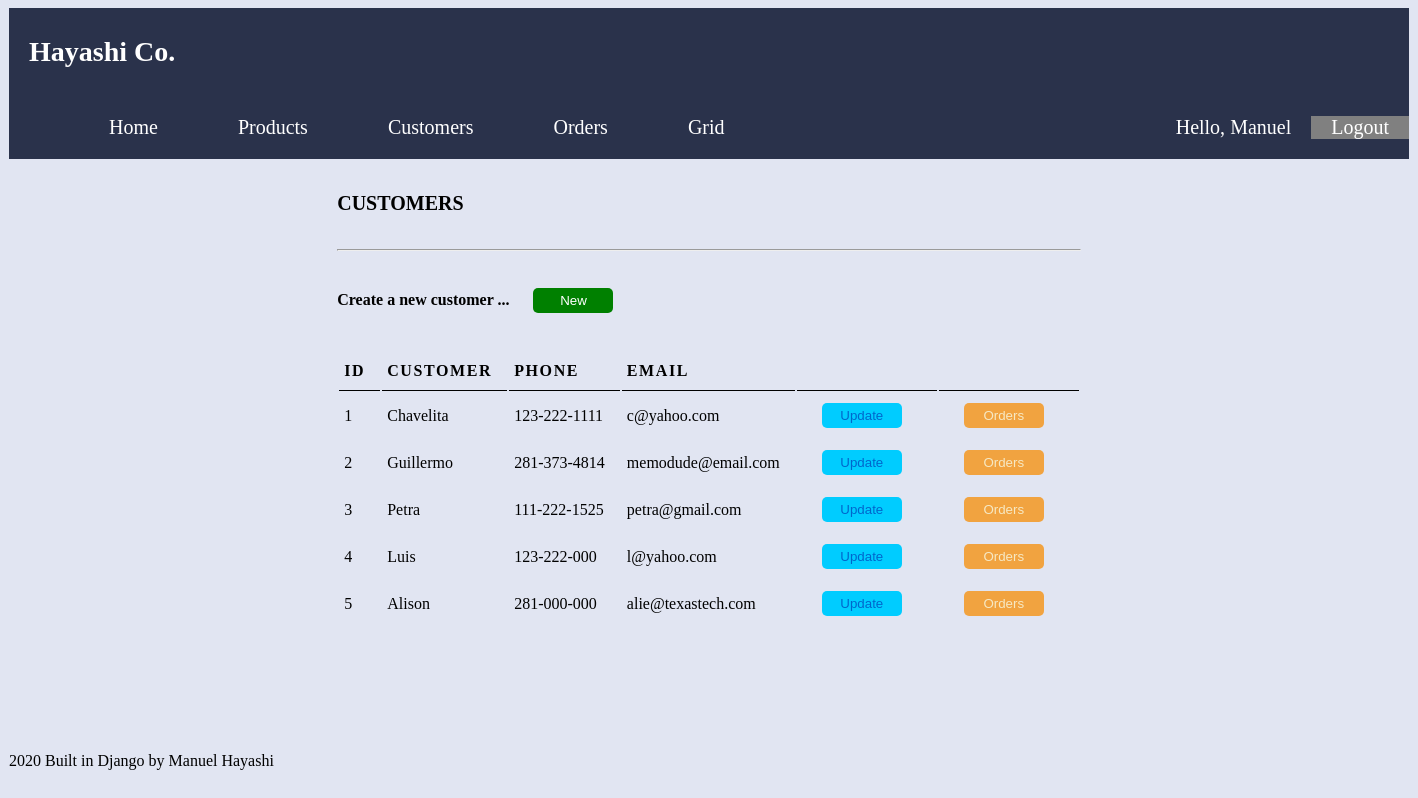
The app's page /customers/ (signed in) with its own data.
### base/models.py (models this page shows, shortened)
class Customer(models.Model):
    name = models.CharField(max_length=200, null=True)
    phone = models.CharField(max_length=200, null=True)
    email = models.CharField(max_length=200, null=True)
    date_created = models.DateTimeField(auto_now_add=True, null=True)

### base/views.py (the view)
# urls.py: path('customers/', views.customerList, name='customers'),
@login_required(login_url='login')
def customerList(request):
    customers = Customer.objects.all()
    total_customers = customers.count()
    context = {'customers': customers, 'total_customers': total_customers}
    return render(request, 'base/customers.html', context)

### base/templates/base/customers.html
{% extends 'base/main.html' %}
{% block content %}
<div class="row">
    <div class="cc">
        <div>
            <h5 class="">CUSTOMERS</h5>
            <hr>
        </div>
        <div>
            <h6>Create a new customer ...  <a class="new-button" href="{% url 'create_customer' %}"><button class="new">New</button></a></h6>
        </div>
        <div class="">
            <table class="">
                <tr class="">
                    <th>ID</th>
                    <th>Customer</th>
                    <th>Phone</th>
                    <th>Email</th>
                    <th></th>
                    <th></th>
                </tr>
                {% for customer in customers %}
                    <tr>
                        <td class="">{{ customer.id }}</td>
                        <td class="">{{ customer.name }}</td>
                        <td class="">{{ customer.phone }}</td>
                        <td class="">{{ customer.email }}</td>
                        <td class=""><a href="{% url 'update_customer' customer.id %}"><button class="update">Update</button></a></td>
                        <td class=""><a href="{% url 'customer_orders' customer.id %}"><button class="other">Orders</button></a></td>
                    </tr>
                {% endfor %}
            </table>
        </div>
    </div>
</div>
{% endblock content%}

### base/templates/base/navbar.html
{% load static %}
<!DOCTYPE html>
<html>
<head>
    <link rel="stylesheet" href="{% static '/css/main.css' %}" type="text/css"/>
</head>
<div class="nav-bar">
    <div class="top-nav"><h3>Hayashi Co.</h3></div>
    <div class="left-nav">
        <ul id="navlines">
            <li><a id="l1" href="{% url 'home' %}">Home</a></li>
            <li><a id="l2" href="{% url 'products' %}">Products</a></li>
            <li><a id="l3" href="{% url 'customers' %}">Customers</a></li>
            <li><a id="l3" href="{% url 'orders' %}">Orders</a></li>
            <li><a id="l4" href="{% url 'gridtest' %}">Grid</a></li>
        </ul>
    </div>
    <div class="right-nav">
        <a id="r1">Hello, {{ request.user }}</a>
        <a id="r2" href="{% url 'logout' %}">Logout</a>
    </div>
</div>

### static/css/main.css (style rules this page uses)
h3 { font-size: 28px; }
h5 { font-size: 20px; }
h6 { font-size: 16px; }
body { background-color: #e1e5f2 }
a { text-decoration: none; }
ul { list-style: none; display: flex; }
th, td { padding: 10px 15px 10px 5px; }
th { empty-cells: show; text-transform: uppercase; letter-spacing: 0.1em; font-size: 100%; border-bottom: 1px solid black; text-align: left; }
.other { background-color: #f1a340; color: #f6e8c3; height: 25px; width: 80px; border-radius: 5px; border: none; margin-left: 20px; margin-right: 20px; }
.new { background-color: green; color: white; height: 25px; width: 80px; border-radius: 5px; border: none; margin-left: 20px; margin-right: 20px; }
.update { background-color: #00ccff; color: #0066cc; height: 25px; width: 80px; border-radius: 5px; border: none; margin-left: 20px; margin-right: 20px; }
.nav-bar { font-size: 20px; color: white; display: grid; grid-template-columns: 1fr 1fr; grid-template-areas: 'top-nav top-nav' 'left-nav right-nav'; }
.top-nav { color: white; background-color: #2a324b; padding-left: 20px; grid-area: top-nav; }
.left-nav { color: white; grid-area: left-nav; background-color: #2a324b; }
.right-nav { grid-area: right-nav; background-color: #2a324b; display: flex; justify-content: flex-end; align-items: center; }
.right-nav #r2 { background: gray; color: white; }
#navlines li { display: inline-block; margin-left: 40px; }
#l1, #l2, #l3, #l4 { color: white; padding-left: 20px; padding-right: 20px; }
#r1, #r2 { padding-left: 20px; padding-right: 20px; }
.row { display: flex; justify-content: center; }
.cc { display: block; justify-content: center; margin-left: 50px; margin-right: 50px; }

### records on screen
Customer: id "1", name "Chavelita", phone "123-222-1111", email "c@yahoo.com"
Customer: id "2", name "Guillermo", phone "281-373-4814", email "memodude@email.com"
Customer: id "3", name "Petra", phone "111-222-1525", email "petra@gmail.com"
Customer: id "4", name "Luis", phone "123-222-000", email "l@yahoo.com"
Customer: id "5", name "Alison", phone "281-000-000", email "alie@texastech.com"

### other values on screen
{{ request.user }} "Manuel"
